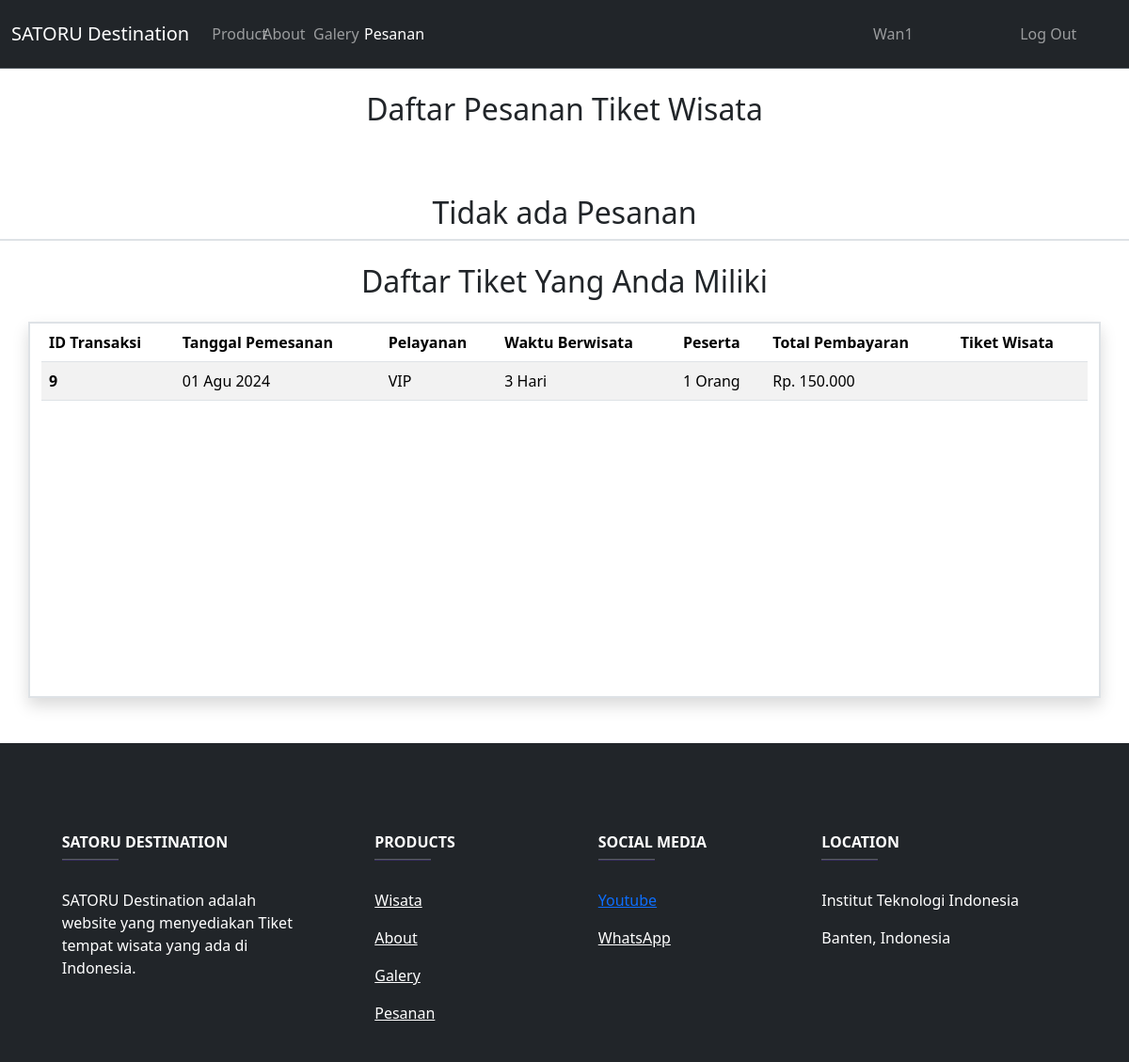
Before: /model/user/pesanan.php (signed in) with the older database file.
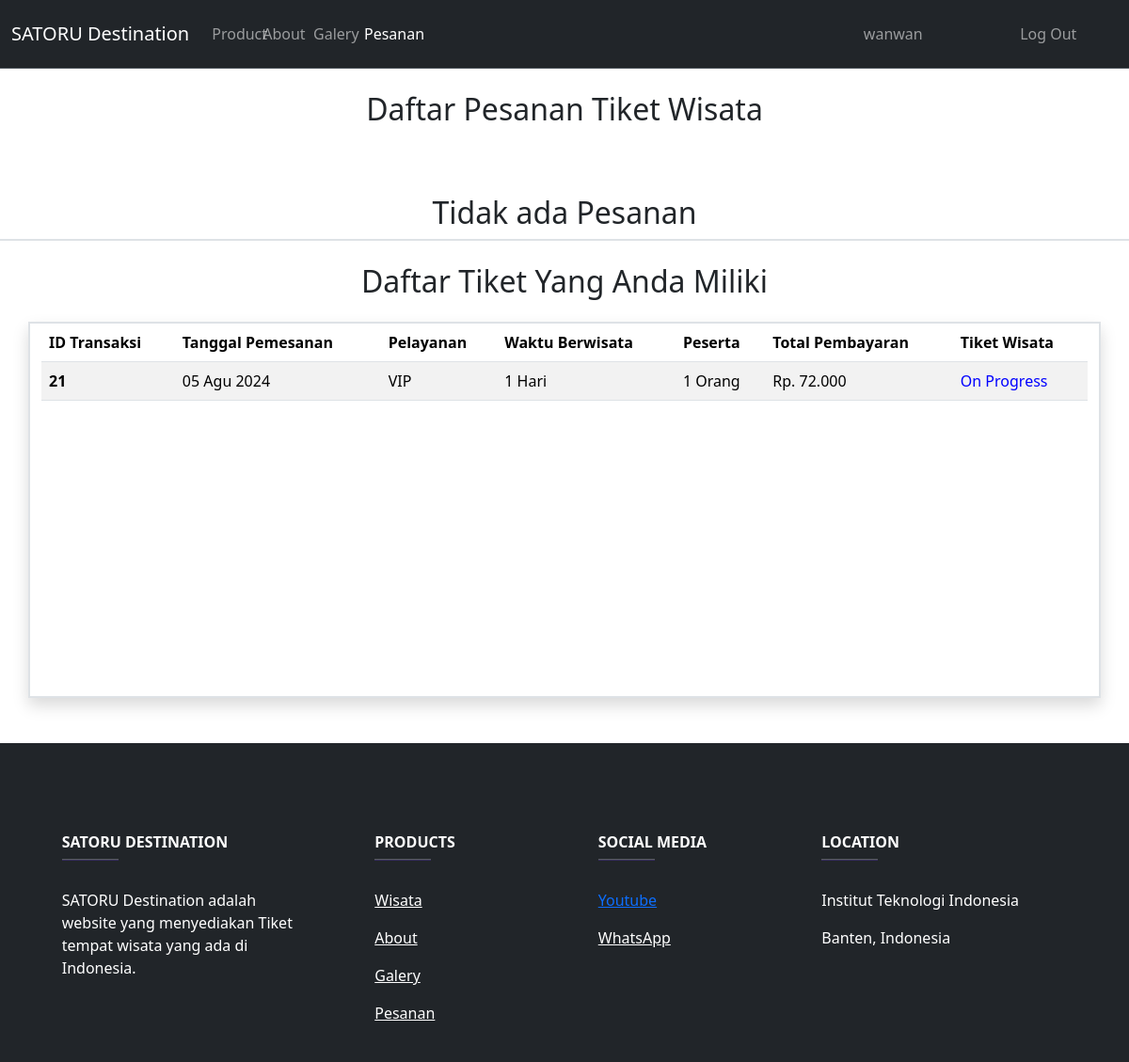
After: the same page with the newer database file.
### tables this page shows
CREATE TABLE `tbl_user` (
  `nama` varchar(50) NOT NULL,
  `email` varchar(100) NOT NULL,
  `password` varchar(1000) NOT NULL,
  `id` int(11) NOT NULL
);

CREATE TABLE `tiket_wisata` (
  `id_transaksi` int(11) NOT NULL,
  `id_wisata` int(11) NOT NULL,
  `id_users` int(11) NOT NULL,
  `pelayanan` varchar(50) NOT NULL,
  `hari` int(11) NOT NULL,
  `peserta` int(11) NOT NULL,
  `total_pembayaran` int(11) NOT NULL,
  `tanggal_pemesanan` timestamp NOT NULL DEFAULT current_timestamp(),
  `status` varchar(25) NOT NULL
);

### controller/fungsi_konversi.php (called while the page is built)
<?php
function formatTanggal($datetime) {
    $date = explode(' ', $datetime)[0];
    $bulan = array(
        1 => 'Jan', 'Feb', 'Mar', 'Apr', 'Mei', 'Jun', 'Jul', 'Agu', 'Sep', 'Okt', 'Nov', 'Des'
    );
    $pecahkan = explode('-', $date);
    return $pecahkan[2] . ' ' . $bulan[(int)$pecahkan[1]] . ' ' . $pecahkan[0];
}
function formatRupiah($angka) {
    return 'Rp. ' . number_format($angka, 0, ',', '.');
}
?>

### model/user/pesanan.php (the view, shortened to what this page needs)
<!doctype html>
<html lang="en">
<head>
    <link href="https://cdn.jsdelivr.net/npm/bootstrap@5.3.3/dist/css/bootstrap.min.css" rel="stylesheet">
</head>
<body>
<nav class="navbar navbar-expand-lg bg-dark border-bottom border-body sticky-top " data-bs-theme="dark">
        <div class="container-fluid">
            <a class="navbar-brand" href="../../index.php">SATORU Destination</a>
            <div class="collapse navbar-collapse " id="navbarNav">
                <ul class="navbar-nav col-8 g-6 text-center">
                <li class="nav-item g-6 col-1">
                    <a class="nav-link" href="product.php">Product</a>
                </li>
                <li class="nav-item g-6 col-1">
                    <a class="nav-link" href="about.php">About</a>
                </li>
                <li class="nav-item g-6 col-1">
                    <a class="nav-link" href="galery.php">Galery</a>
                </li>
                <li class="nav-item g-6 col-1 ">
                    <a class="nav-link active" href="pesanan.php">Pesanan</a>
                </li>
                </ul>
                <div class="justify-content-end col-4 p-2">
                    <?php
                        include '../../controller/koneksi.php';
                        if (isset($_SESSION['user_id'])) {
                            $sql = "SELECT nama FROM tbl_user WHERE id = " . $_SESSION['user_id'];
                            $result = $conn->query($sql);
                            $row = $result->fetch_assoc();
                            $userName = $row['nama'];
                            echo '  <ul class="navbar-nav col-sm-12 g-6 text-center">
                                    <li class="nav-item g-4 col-sm-6 ">
                                        <a class="nav-link overflow-hidden" href="../account.php">' . htmlspecialchars($userName) . '</a>
                                    </li>
                                    <li class="nav-item g-4 col-sm-5 mx-4">
                                        <a class="nav-link" href="../../controller/logout.php">Log Out</a>
                                    </li>
                                    </ul>
                                ';
                        } else {
                            echo '<a href="model/user/form/login.php" class="text-decoration-none">SIGN IN / SIGN UP</a>';
                        }
                    ?>
                </div>
            </div>
        </div>
    </nav>
    <div class="col-sm-12 text-center">
        <div class="container">
            <div class="row">
                <div class="col-sm-12">
                    <h2 class="text-center my-4">Daftar Pesanan Tiket Wisata</h2>
                </div>
            </div>
        </div>
    </div>
    <?php
        include '../../controller/koneksi.php';
        include '../../controller/fungsi_konversi.php';
        $sql = "SELECT * FROM test_wisata WHERE id_users = " . $_SESSION['user_id'];
        $result = $conn->query($sql);
        if ($result->num_rows > 0) {
            echo "<div class='container border border-2 shadow overflow-auto' style='height: 400px;'>";
            echo "<table class='table table-striped'>";
            echo "<thead class='thead-dark'>
                    <tr>
                        <th scope='col'>ID Transaksi</th>
                        <th scope='col'>Tanggal Pemesanan</th>
                        <th scope='col'>Pelayanan</th>
                        <th scope='col'>Waktu</th>
                        <th scope='col'>Peserta</th>
                        <th scope='col'>Total Pembayaran</th>
                        <th scope='col'>Review Pesanan</th>
                        <th scope='col'>Bayar Pesanan</th>
                        <th scope='col'>Batalkan Pesanan</th>
                    </tr>
                </thead>
                <tbody>";
            while ($row = $result->fetch_assoc()) {
                echo "<tr>
                        <th scope='row'>".$row['id_transaksi']."</th>
                        <td>".formatTanggal($row['tanggal_pemesanan'])."</td>
                        <td>".$row['pelayanan']."</td>
                        <td>".$row['hari']." Hari</td>
                        <td>".$row['peserta']." Orang</td>
                        <td>".formatRupiah($row['total_pembayaran'])."</td>
                        <td><a href='review_pesanan.php?id=".$row['id_transaksi']."&id_wisata=".$row['id_wisata']."' class='btn btn-primary btn-sm'>Review</a></td>
                        <td><a href=../../controller/bayar.php?id_transaksi=".$row['id_transaksi']."' class='btn btn-success btn-sm' onclick='return confirm(\"Apakah Anda yakin ingin membayar pesanan ini?\");'>Bayar</a></td>
                        <td><a href='../../controller/delete_pesanan.php?id_transaksi=".$row['id_transaksi']."' class='btn btn-danger btn-sm' onclick='return confirm(\"Apakah Anda yakin ingin membatalkan pesanan ini?\");'>Batalkan</a></td>
                    </tr>";
            }
            echo "</tbody></table></div>";
        } else {
            echo "<h2 class='text-center mt-5'>Tidak ada Pesanan</h2>";
        }
    ?>
    <div class="col-sm-12 text-center border-top border-2">
        <div class="container">
            <div class="row">
                <div class="col-sm-12">
                    <h2 class="text-center my-4">Daftar Tiket Yang Anda Miliki</h2>
                </div>
            </div>
        </div>
    </div>
    <?php
        $sql = "SELECT * FROM tiket_wisata WHERE id_users = " . $_SESSION['user_id'];
        $result = $conn->query($sql);
        if ($result->num_rows > 0) {
            echo "<div class='container border border-2 shadow overflow-auto' style='height: 400px;'>";
            echo "<table class='table table-striped'>";
            echo "<thead class='thead-dark'>
                    <tr>
                        <th scope='col'>ID Transaksi</th>
                        <th scope='col'>Tanggal Pemesanan</th>
                        <th scope='col'>Pelayanan</th>
                        <th scope='col'>Waktu Berwisata</th>
                        <th scope='col'>Peserta</th>
                        <th scope='col'>Total Pembayaran</th>
                        <th scope='col'>Tiket Wisata</th>
                    </tr>
                    </thead>
                    <tbody>";
            while ($row = $result->fetch_assoc()) {
                echo "<tr>
                        <th scope='row'>" . $row['id_transaksi'] . "</th>
                        <td>" . formatTanggal($row['tanggal_pemesanan']) . "</td>
                        <td>" . $row['pelayanan'] . "</td>
                        <td>" . $row['hari'] . " Hari</td>
                        <td>" . $row['peserta'] . " Orang</td>
                        <td>" . formatRupiah($row['total_pembayaran']) . "</td>";
                if ($row['status'] == 'done') {
                    echo "<td><a href='cetak_tiket.php?id=" . $row['id_transaksi'] . "' class='btn btn-primary btn-sm'>Cetak Tiket</a></td>";
                } else {
                    echo "<td style='color: blue;'>".$row['status']."</td>";
                }
                echo "</tr>";
            }
            echo "
                    </tbody>
                  </table>
                </div>";
        } else {
            echo "<h2 class='text-center mt-5'>Tidak ada Pesanan</h2>";
        }
    ?>
    <footer class="bg-dark text-center text-white mt-5">
        <div class="container p-4">
        </div>
        <section>
        <div class="container text-center text-md-start mt-5">
            <div class="row mt-3">
            <div class="col-md-3 col-lg-4 col-xl-3 mx-auto mb-4">
                <h6 class="text-uppercase fw-bold">SATORU Destination</h6>
                <hr class="mb-4 mt-0 d-inline-block mx-auto" style="width: 60px; background-color: #7c4dff; height: 2px;" />
                <p>
                SATORU Destination adalah website yang menyediakan Tiket tempat wisata yang ada di Indonesia.
                </p>
            </div>
            <div class="col-md-2 col-lg-2 col-xl-2 mx-auto mb-4">
                <h6 class="text-uppercase fw-bold">Products</h6>
                <hr class="mb-4 mt-0 d-inline-block mx-auto" style="width: 60px; background-color: #7c4dff; height: 2px;" />
                <p>
                <a href="product.php" class="text-white">Wisata</a>
                </p>
                <p>
                <a href="about.php" class="text-white
                ">About</a>
                </p>
                <p>
                <a href="galery.php" class="text-white
                ">Galery</a>
                </p>
                <p>
                <a href="pesanan.php" class="text-white
                ">Pesanan</a>
                </p>
            </div>
                <div class="col-md-3 col-lg-2 col-xl-2 mx-auto mb-4">
                    <h6 class="text-uppercase fw-bold">Social Media</h6>
                    <hr class="mb-4 mt-0 d-inline-block mx-auto" style="width: 60px; background-color: #7c4dff; height: 2px;" />
                    <p>
                    <a href="https://www.youtube.com/@SatoruFoundation"0class="text-white"
                    >Youtube</a>
                    </p>
                    <p>
                    <a href="https://wa.me/+6282113472156" class="text-white
                    ">WhatsApp</a>
                    </p>
                </div>
            <div class="col-md-4 col-lg-3 col-xl-3 mx-auto mb-md-0 mb-4">
                <h6 class="text-uppercase fw-bold">Location</h6>
                <hr class="mb-4 mt-0 d-inline-block mx-auto" style="width: 60px; background-color: #7c4dff; height: 2px;" />
                <p>Institut Teknologi Indonesia</p>
                <p>
                Banten, Indonesia
                </p>
            </div>
            </div>
        </div>
        </section>
    </footer>
  </body>
</html>

Changed rows visible on the page:
removed tiket_wisata: id_transaksi "9", tanggal_pemesanan "01 Agu 2024", pelayanan "VIP", hari "3", peserta "1", total_pembayaran "Rp. 150.000"
changed tbl_user: nama "Wan1" → "wanwan"
added tiket_wisata: id_transaksi "21", tanggal_pemesanan "05 Agu 2024", pelayanan "VIP", hari "1", peserta "1", total_pembayaran "Rp. 72.000", status "On Progress"
